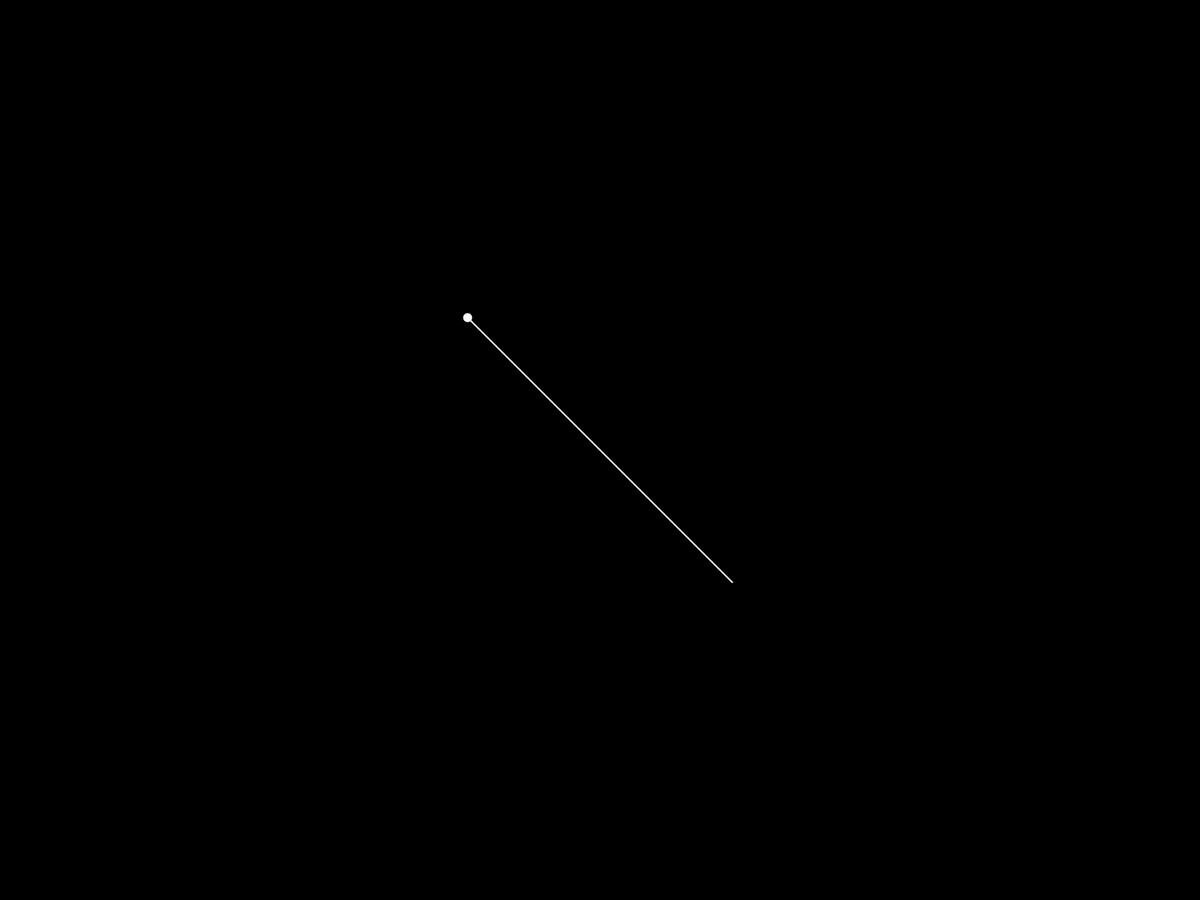
Frame 1 (no input)
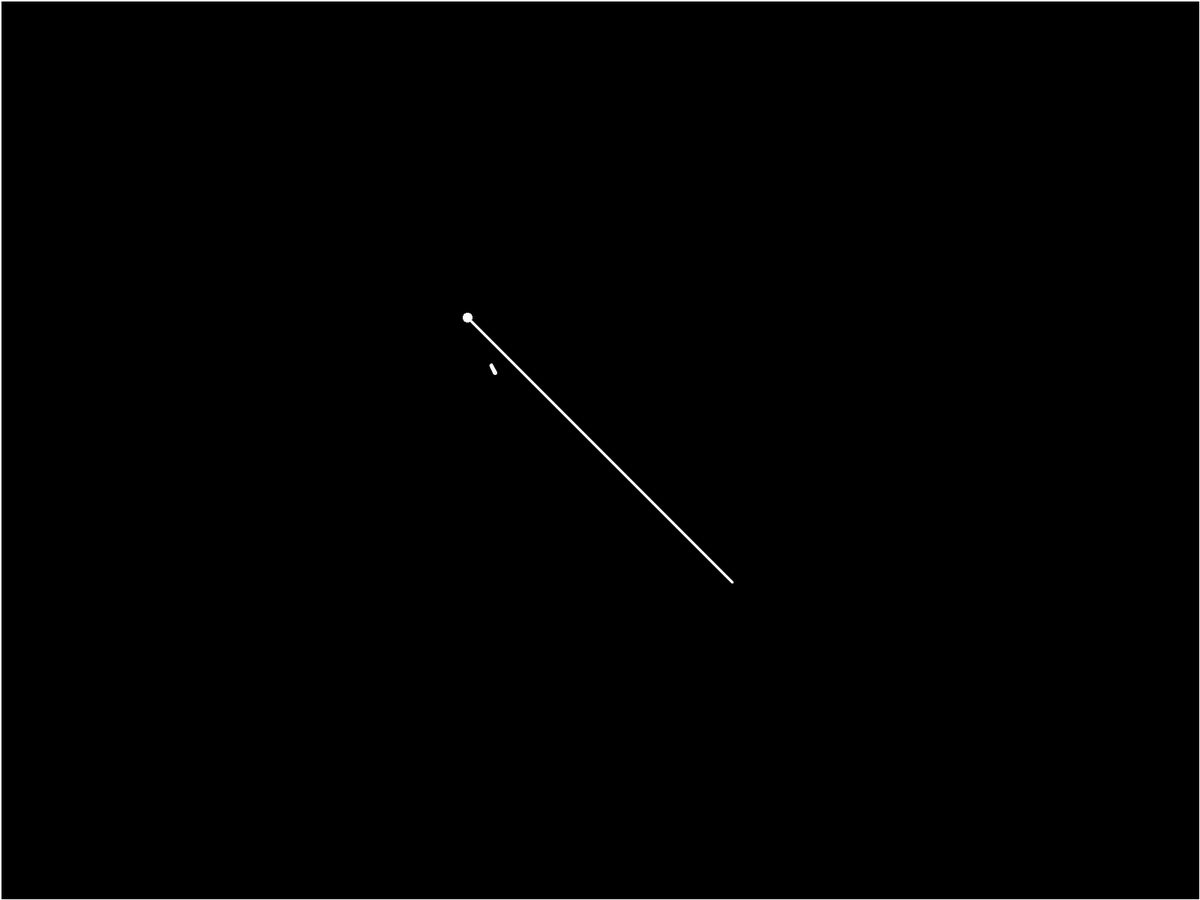
Frame 60 (the mouse pressed at the canvas centre just before this capture)
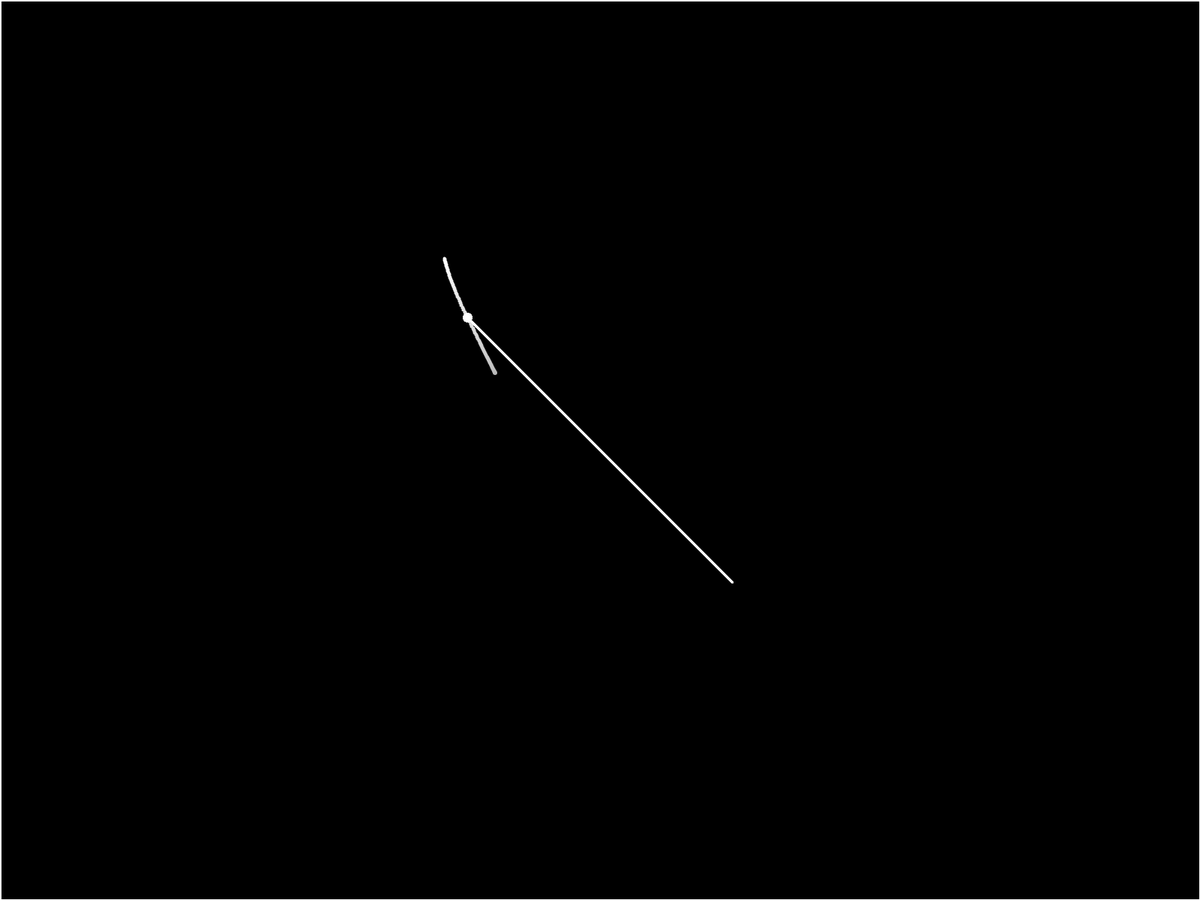
Frame 120 (the mouse held since frame 60 and released just before this capture)

The Processing sketch that drew these frames (run headless with seeded random() and noise(); from frame 60 on, the mouse is pressed at the canvas centre):

// Processing sketch: Magnet
// ── Magnet.pde
ArrayList<magnet> mags = new ArrayList<magnet>();
ArrayList<position> parts = new ArrayList<position>();

void setup(){
  fullScreen();
  magnet mag = new magnet();
  mag.x = width/2;
  mag.y = height/2;
  mag.angle = radians(45);
  mag.size = 500;
  mag.power = 0.1;
  mags.add(mag);
  background(0);
}

void draw(){
  fill(0, 1);
  rect(0, 0, width, height);
  fill(255);
  for(magnet mag: mags){
    float firstposX = mag.x - cos(mag.angle)*mag.size/2;
    float firstposY = mag.y - sin(mag.angle)*mag.size/2;
    float secondposX = mag.x + cos(mag.angle)*mag.size/2;
    float secondposY = mag.y + sin(mag.angle)*mag.size/2;
    position part = new position();
    part.x = firstposX + random(-100, 100);
    part.y = firstposY + random(-100, 100);
    part.isN = false;
    float randomAngle = random(0, 360);
    float randomPower = random(0, 1);
    //part.vecX = cos(radians(randomAngle))*randomPower;
    //part.vecY = sin(radians(randomAngle))*randomPower;
    if(random(0, 100) < 1){
      parts.add(part);
    }
    stroke(255);
    strokeWeight(2);
    ellipse(firstposX, firstposY, 10, 10);
    line(firstposX, firstposY, secondposX, secondposY);
  }
  
  for(position part: parts){
    ellipse(part.x, part.y, 3, 3);
    part.vecX /= 1.003;
    part.vecY /= 1.003;
    for(magnet mag: mags){
      float firstposX = mag.x - cos(mag.angle)*mag.size/2;
      float firstposY = mag.y - sin(mag.angle)*mag.size/2;
      float secondposX = mag.x + cos(mag.angle)*mag.size/2;
      float secondposY = mag.y + sin(mag.angle)*mag.size/2;
      if(part.isN){
        float distance = dist(secondposX, secondposY, part.x, part.y) + 100;
        float angle = atan2(part.y-secondposY, part.x-secondposX);
        part.vecX += (cos(angle)/pow(1.001, distance))*mag.power;
        part.vecY += (sin(angle)/pow(1.001, distance))*mag.power;
        if(distance <= 105){
          println(distance);
          part.isN = false;
        }
      }
      else{
        float distance2 = dist(firstposX, firstposY, part.x, part.y) + 100;
        float angle2 = atan2(part.y-firstposY, part.x-firstposX);
        part.vecX += (cos(angle2)/pow(1.001, distance2))*mag.power;
        part.vecY += (sin(angle2)/pow(1.001, distance2))*mag.power;
        if(distance2 <= 105){
          part.isN = true;  
        }
      }
      part.x -= part.vecX;
      part.y -= part.vecY;
    }
  }
}

class position{
  float x;
  float y;
  float vecX;
  float vecY;
  boolean isN;
}

class magnet extends position{
  float angle;
  float power;
  float size;
}
